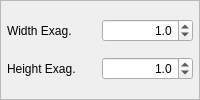
                 <widget class="QFrame" name="frame_10">
                  <property name="frameShape">
                   <enum>QFrame::StyledPanel</enum>
                  </property>
                  <property name="frameShadow">
                   <enum>QFrame::Raised</enum>
                  </property>
                  <layout class="QVBoxLayout" name="verticalLayout_39">
                   <property name="spacing">
                    <number>3</number>
                   </property>
                   <property name="margin">
                    <number>6</number>
                   </property>
                   <item>
                    <layout class="QHBoxLayout" name="horizontalLayout_35">
                     <item>
                      <widget class="QLabel" name="label_51">
                       <property name="font">
                        <font>
                         <weight>50</weight>
                         <bold>false</bold>
                        </font>
                       </property>
                       <property name="text">
                        <string>Width Exag.</string>
                       </property>
                      </widget>
                     </item>
                     <item>
                      <widget class="QDoubleSpinBox" name="doubleSpinBox_w_exag">
                       <property name="font">
                        <font>
                         <weight>50</weight>
                         <bold>false</bold>
                        </font>
                       </property>
                       <property name="alignment">
                        <set>Qt::AlignRight|Qt::AlignTrailing|Qt::AlignVCenter</set>
                       </property>
                       <property name="decimals">
                        <number>1</number>
                       </property>
                       <property name="minimum">
                        <double>-1000.000000000000000</double>
                       </property>
                       <property name="maximum">
                        <double>1000.000000000000000</double>
                       </property>
                       <property name="singleStep">
                        <double>0.100000000000000</double>
                       </property>
                       <property name="value">
                        <double>1.000000000000000</double>
                       </property>
                      </widget>
                     </item>
                    </layout>
                   </item>
                   <item>
                    <layout class="QHBoxLayout" name="horizontalLayout_36">
                     <item>
                      <widget class="QLabel" name="label_52">
                       <property name="font">
                        <font>
                         <weight>50</weight>
                         <bold>false</bold>
                        </font>
                       </property>
                       <property name="text">
                        <string>Height Exag.</string>
                       </property>
                      </widget>
                     </item>
                     <item>
                      <widget class="QDoubleSpinBox" name="doubleSpinBox_h_exag">
                       <property name="font">
                        <font>
                         <weight>50</weight>
                         <bold>false</bold>
                        </font>
                       </property>
                       <property name="alignment">
                        <set>Qt::AlignRight|Qt::AlignTrailing|Qt::AlignVCenter</set>
                       </property>
                       <property name="decimals">
                        <number>1</number>
                       </property>
                       <property name="minimum">
                        <double>-1000.000000000000000</double>
                       </property>
                       <property name="maximum">
                        <double>1000.000000000000000</double>
                       </property>
                       <property name="singleStep">
                        <double>0.100000000000000</double>
                       </property>
                       <property name="value">
                        <double>1.000000000000000</double>
                       </property>
                      </widget>
                     </item>
                    </layout>
                   </item>
                  </layout>
                 </widget>
